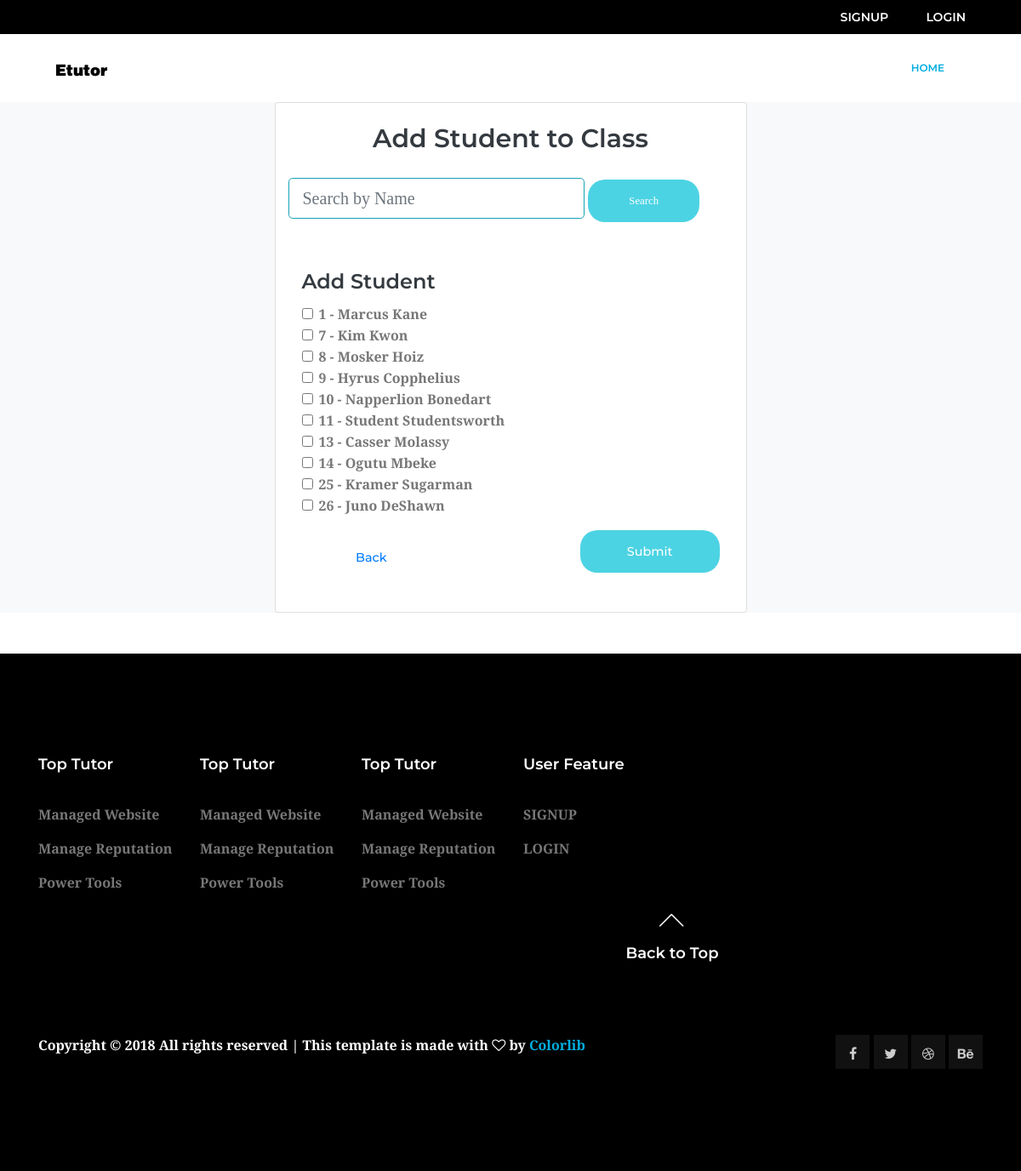
Page /classroomstudent_add_bulk.php on the committed database.
### tables this page shows
CREATE TABLE `tbluser` (
  `user_id` int(11) NOT NULL,
  `first_name` varchar(45) NOT NULL,
  `last_name` varchar(45) NOT NULL,
  `email` varchar(45) NOT NULL,
  `password` varchar(45) NOT NULL,
  `role` int(11) NOT NULL
);

### controller/c_router.php (called while the page is built)
<?php
class c_Router{
	public function loadView($view, $data=array()){
		include("view/v_layout.php");
	}
}

### controller/c_classroomstudent.php (called while the page is built, shortened)
<?php
include_once("controller/c_router.php");
class c_ClassroomStudent extends c_Router
{
	public function getAddBulk()
	{
		$this->loadView('v_classroomstudentadd_bulk');
	}
}

### classroomstudent_add_bulk.php (called while the page is built)
<?php
require_once("controller/c_classroomstudent.php");
$controller = new c_ClassroomStudent();
$controller->getAddBulk();

### model/dbconnect.php (called while the page is built, shortened)
<?php
class DbConnect
{
	public $_db = null;
	public $_sql = "";
	function DBconnect()
	{
		$this->_db = new PDO('mysql:host=localhost:4406;dbname=etutor', 'root', '');
		$this->_db->query('set names "utf8"');
	}
	public function setQuery($sql)
	{
		$this->_sql = $sql;
	}
	public function execute($options = array())
	{
		$this->_cursor = $this->_db->prepare($this->_sql);
		$this->_cursor->execute();
		return $this->_cursor;
	}
	public function getAllRows($options = array())
	{
		if (!$options) {
			if (!$result = $this->execute())
				return false;
		} else {
			if (!$result = $this->execute($options))
				return false;
		}
		return $result->fetchAll(PDO::FETCH_OBJ);
	}
}

### controller/c_user.php (called while the page is built, shortened)
<?php
require_once("controller/c_router.php");
include_once("model/m_user.php");
class c_User extends c_Router
{
	public function getStudentList()
	{
		$muser = new m_User();
		$userlist = $muser->getAllStudent();
		$data = array('UserList' => $userlist);
		return $data;
	}
}

### model/m_user.php (called while the page is built, shortened)
<?php
include_once('model/dbconnect.php');
class m_User extends DBconnect
{
	public function getAllStudent()
	{
		$sql = "SELECT * FROM tbluser where role = 1";
		$studentlist = $this->getAllRows();
		return $studentlist;
	}
}

### view/v_classroomstudentadd_bulk.php (the view, shortened to what this page needs)
<?php
$cuser = new c_User();
$data = $cuser->getStudentList();
$userlist = $data['UserList'];
?>
<div class="container">
	<div class="card col-sm-12 col-md-6 mb-5 mx-auto bg-white">
		<h2 class="pt-4 text-dark card-title text-center">Add Student to Class</h2>
		<div class="row py-3">
			<form action="" method="post" class="col-12">
				<input type="text" name="search" class="d-inline form-control form-control-lg col-md-8 col-sm-12 border border-info" placeholder="Search by Name">
				<input type="submit" name="subb" value="Search" class="d-inline genric-btn success circle px-4 py-1 col-md-3 col-sm-12">
			</form>
		</div>
		<form action="#" method="post" class="center p-3 pb-4">
			<h3 class="pt-4 text-dark  card-title">Add Student</h3>
			<?php
			foreach ($userlist as $student) {
			?>
				<div class="form-check">
					<input class="form-check-input" type="checkbox" name="student[]" value="<?= $student->user_id ?>" id="defaultCheck<?= $student->user_id ?>">
					<label class="form-check-label" for="defaultCheck<?= $student->user_id ?>">
						<?= $student->user_id ?> - <?= $student->first_name ?> <?= $student->last_name ?>
					</label>
				</div>
			<?php
			}
			?>
			<div class="pt-3">
				<h4><input type="submit" class="genric-btn success circle px-5 py-1 col-sm-12 mb-sm-3 col-md-4 float-right" value="Submit" name="submit"></h4>
				<h4><a href="classroom.php" class="genric-btn  circle px-5 py-1 col-sm-12 mb-sm-3 col-md-4 float-left">Back</a></h4>
			</div>
	</div>
</div>
</div>

### rows in the picture
tbluser: user_id "1", first_name "Marcus", last_name "Kane"
tbluser: user_id "7", first_name "Kim", last_name "Kwon"
tbluser: user_id "8", first_name "Mosker", last_name "Hoiz"
tbluser: user_id "9", first_name "Hyrus", last_name "Copphelius"
tbluser: user_id "10", first_name "Napperlion", last_name "Bonedart"
tbluser: user_id "11", first_name "Student", last_name "Studentsworth"
tbluser: user_id "13", first_name "Casser", last_name "Molassy"
tbluser: user_id "14", first_name "Ogutu", last_name "Mbeke"
tbluser: user_id "25", first_name "Kramer", last_name "Sugarman"
tbluser: user_id "26", first_name "Juno", last_name "DeShawn"
